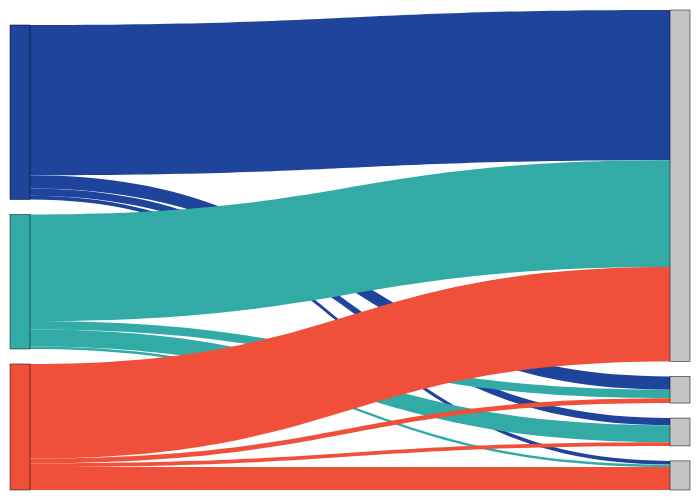

Write notebook code for a chart like this one.
### Code cell
import plotly.graph_objects as go

# ----------------------------
# Prepare data
# ----------------------------
df = t1.copy()

# Map subtype codes if needed
subtype_map = {
    1: "S1/Typical",
    2: "S2/L Temporal",
    3: "S3/Occipital",
    "1": "S1/Typical",
    "2": "S2/L Temporal",
    "3": "S3/Occipital",
}
df["subtype_label"] = df["subtype"].map(subtype_map).fillna(df["subtype"].astype(str))
df["Cognitive Behavior"] = df["Cognitive Behavior"].astype(str).str.strip()

# ----------------------------
# Color schemes
# ----------------------------
subtype_color_scheme = {
    "S1/Typical": "#1f449c",
    "S2/L Temporal": "#32ABA6",
    "S3/Occipital": "#f05039",
}

clinical_gray = "rgba(180, 180, 180, 0.8)"

# ----------------------------
# Build Sankey counts + percentages
# ----------------------------
sankey_df = (
    df.groupby(["subtype_label", "Cognitive Behavior"])
      .size()
      .reset_index(name="Count")
)

subtype_totals = sankey_df.groupby("subtype_label")["Count"].sum().rename("SubtypeTotal")
sankey_df = sankey_df.merge(subtype_totals, on="subtype_label", how="left")
sankey_df["Percentage"] = 100 * sankey_df["Count"] / sankey_df["SubtypeTotal"]

# ----------------------------
# Nodes (subtypes first, then phenotypes)
# ----------------------------
subtype_nodes = ["S1/Typical", "S2/L Temporal", "S3/Occipital"]
subtype_nodes = [s for s in subtype_nodes if s in sankey_df["subtype_label"].unique()]

phenotype_nodes = sankey_df["Cognitive Behavior"].unique().tolist()
all_nodes = subtype_nodes + phenotype_nodes
node_index = {n: i for i, n in enumerate(all_nodes)}

# ----------------------------
# Links
# ----------------------------
sankey_df["Source"] = sankey_df["subtype_label"].map(node_index)
sankey_df["Target"] = sankey_df["Cognitive Behavior"].map(node_index)

link_colors = [
    subtype_color_scheme.get(row["subtype_label"], "rgba(150,150,150,1)")
    for _, row in sankey_df.iterrows()
]

hover_text = [
    f"Subtype: {row['subtype_label']}<br>"
    f"Cognitive Behavior: {row['Cognitive Behavior']}<br>"
    f"Count: {row['Count']}<br>"
    f"Within-subtype: {row['Percentage']:.1f}%"
    for _, row in sankey_df.iterrows()
]

# ----------------------------
# Node colors (subtypes colored, phenotypes gray)
# ----------------------------
node_colors = [
    subtype_color_scheme[node] if node in subtype_color_scheme else clinical_gray
    for node in all_nodes
]

# ----------------------------
# Plot (NO labels)
# ----------------------------
fig = go.Figure(go.Sankey(
    node=dict(
        pad=15,
        thickness=20,
        line=dict(color="black", width=0.5),
        label=[""] * len(all_nodes),   # disable node labels
        color=node_colors,
        hoverlabel=dict(font=dict(size=12)),
    ),
    link=dict(
        source=sankey_df["Source"],
        target=sankey_df["Target"],
        value=sankey_df["Count"],
        color=link_colors,
        customdata=hover_text,
        hovertemplate="%{customdata}<extra></extra>"
    )
))

fig.update_layout(
    width=700,
    height=500,
    font_size=12,
    margin=dict(l=10, r=10, t=10, b=10)
)

fig.show()

### Figure 1 — Plotly figure (JSON) as saved in the notebook; plotly's stock layout.template omitted (floating-point values rounded to 4 significant figures)
{"data": [{"link": {"color": ["#1f449c", "#1f449c", "#1f449c", "#1f449c", "#32ABA6", "#32ABA6", "#32ABA6", "#32ABA6", "#f05039", "#f05039", "#f05039", "#f05039"], "customdata": ["Subtype: S1/Typical<br>Cognitive Behavior: Amnestic-predominant CI (single/multi-domain)<br>Count: 124<br>Within-subtype: 86.1%", "Subtype: S1/Typical<br>Cognitive Behavior: Non-amnestic CI (single/multi-domain)<br>Count: 11<br>Within-subtype: 7.6%", "Subtype: S1/Typical<br>Cognitive Behavior: PCA<br>Count: 3<br>Within-subtype: 2.1%", "Subtype: S1/Typical<br>Cognitive Behavior: PPA<br>Count: 6<br>Within-subtype: 4.2%", "Subtype: S2/L Temporal<br>Cognitive Behavior: Amnestic-predominant CI (single/multi-domain)<br>Count: 88<br>Within-subtype: 79.3%", "Subtype: S2/L Temporal<br>Cognitive Behavior: Non-amnestic CI (single/multi-domain)<br>Count: 7<br>Within-subtype: 6.3%", "Subtype: S2/L Temporal<br>Cognitive Behavior: PCA<br>Count: 2<br>Within-subtype: 1.8%", "Subtype: S2/L Temporal<br>Cognitive Behavior: PPA<br>Count: 14<br>Within-subtype: 12.6%", "Subtype: S3/Occipital<br>Cognitive Behavior: Amnestic-predominant CI (single/multi-domain)<br>Count: 78<br>Within-subtype: 75.0%", "Subtype: S3/Occipital<br>Cognitive Behavior: Non-amnestic CI (single/multi-domain)<br>Count: 4<br>Within-subtype: 3.8%", "Subtype: S3/Occipital<br>Cognitive Behavior: PCA<br>Count: 19<br>Within-subtype: 18.3%", "Subtype: S3/Occipital<br>Cognitive Behavior: PPA<br>Count: 3<br>Within-subtype: 2.9%"], "hovertemplate": "%{customdata}<extra></extra>", "source": [0, 0, 0, 0, 1, 1, 1, 1, 2, 2, 2, 2], "target": [3, 4, 5, 6, 3, 4, 5, 6, 3, 4, 5, 6], "value": [124, 11, 3, 6, 88, 7, 2, 14, 78, 4, 19, 3]}, "node": {"color": ["#1f449c", "#32ABA6", "#f05039", "rgba(180, 180, 180, 0.8)", "rgba(180, 180, 180, 0.8)", "rgba(180, 180, 180, 0.8)", "rgba(180, 180, 180, 0.8)"], "hoverlabel": {"font": {"size": 12}}, "label": ["", "", "", "", "", "", ""], "line": {"color": "black", "width": 0.5}, "pad": 15, "thickness": 20}, "type": "sankey"}], "layout": {"font": {"size": 12}, "height": 500, "margin": {"b": 10, "l": 10, "r": 10, "t": 10}, "width": 700}}
